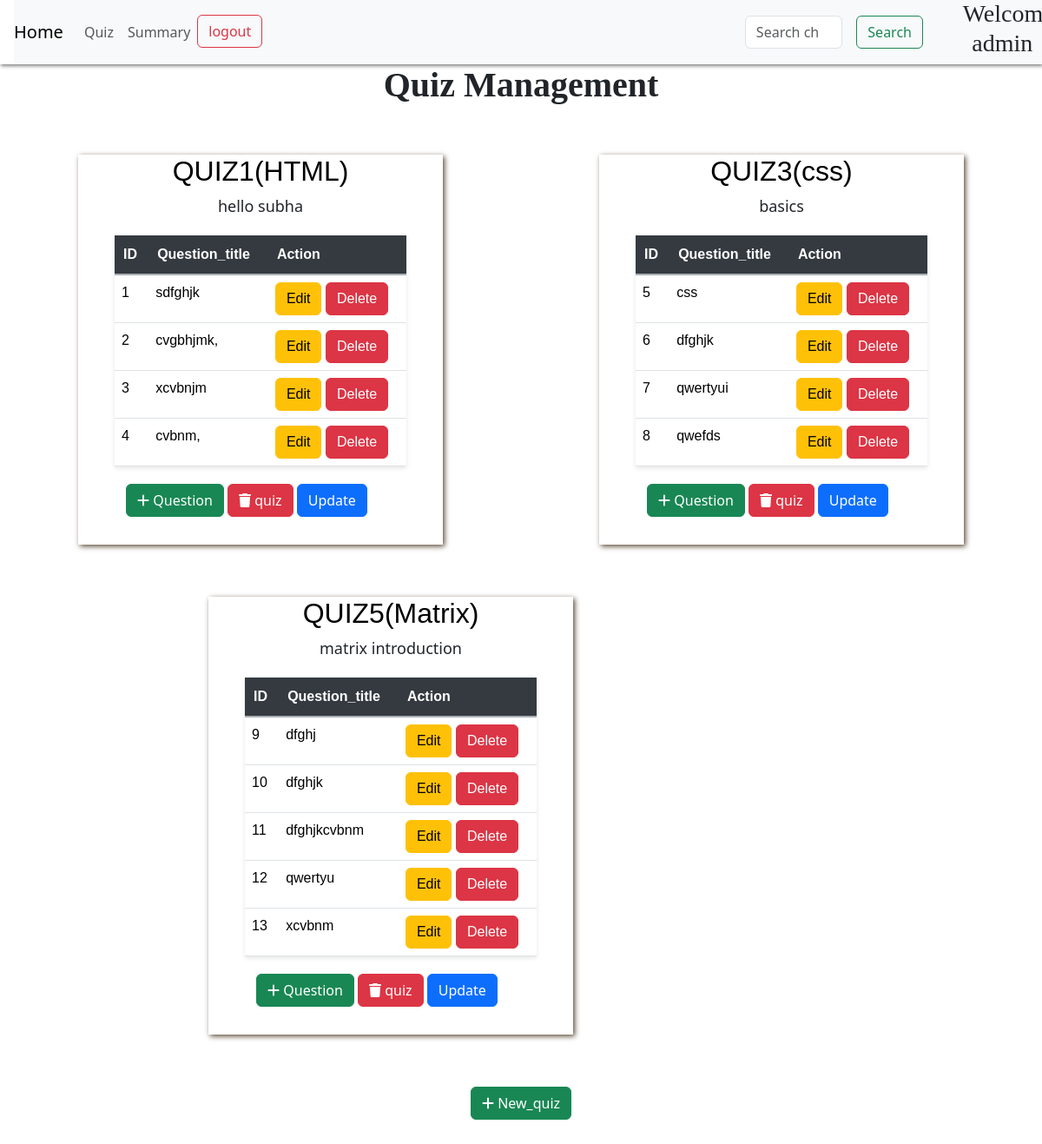
Page /quizz on the earlier database version.
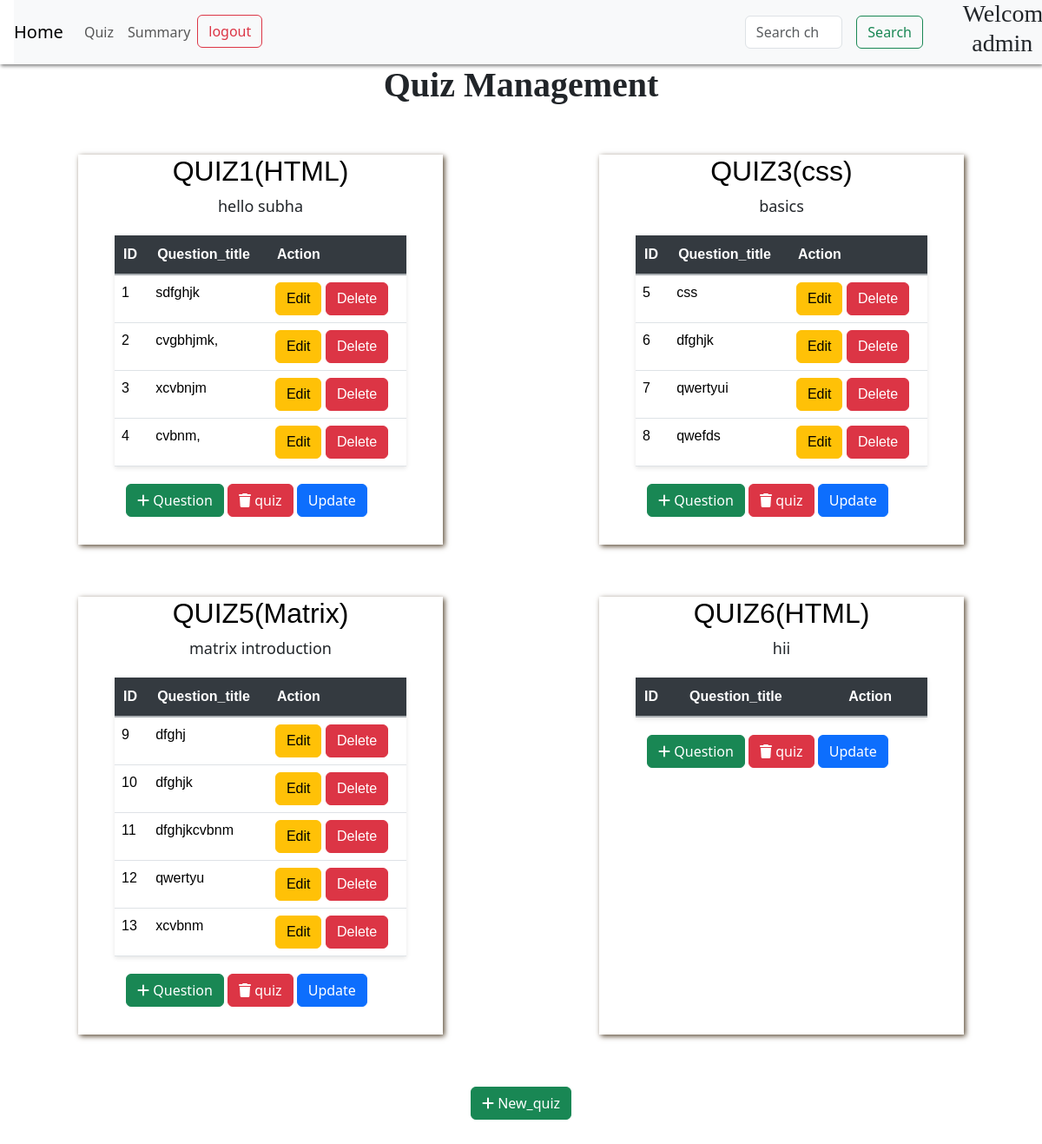
Same page on the later database version.
### models.py (models this page shows)
class Quiz(db.Model):
    id =db.Column(db.Integer, primary_key=True, autoincrement=True)
    chapter_id=db.Column(db.Integer, db.ForeignKey('chapter.id', name='FK_quiz_chapter_id'), nullable=False)
    date_of_quiz=db.Column(db.Date, nullable=False)
    time_duration= db.Column(db.Integer, nullable=False)
    no_of_questions=db.Column(db.Integer, nullable=True)
    notes=db.Column(db.String(50), nullable=True)
    questions=db.relationship('Question', backref='quiz', lazy=True)
    score=db.relationship('Scores', backref='quiz', lazy=True)

class Chapter(db.Model):
    id =db.Column(db.Integer, primary_key=True, autoincrement=True)
    subject_id=db.Column(db.Integer, db.ForeignKey('subject.id', name='FK_chapter_subject_id'), nullable=False)
    name=db.Column(db.String(50), nullable=False)
    description=db.Column(db.String(100), nullable=True)
    quizs=db.relationship('Quiz', backref='chapter', lazy=True)

class Question(db.Model):
    id =db.Column(db.Integer, primary_key=True, autoincrement=True)
    quiz_id=db.Column(db.Integer, db.ForeignKey('quiz.id', name='FK_question_quiz_id'), nullable=False)
    question_title=db.Column(db.String(200), nullable=False)
    question_text=db.Column(db.String(200), nullable=False)
    option1=db.Column(db.String(100), nullable=False)
    option2=db.Column(db.String(100), nullable=False)
    option3=db.Column(db.String(100), nullable=False)
    option4=db.Column(db.String(100), nullable=False)
    correct_option=db.Column(db.Integer, nullable=False)

### routes.py (the view)
@app.route('/quizz',methods=['GET','POST'])
def quizz():
    query = request.args.get("query", "").strip().lower()
    chapters = Chapter.query.all()
    if query:
        filtered_chap = Chapter.query.filter(Chapter.name.like(f"%{query}%")).all()
        chapter_ids = [chapter.id for chapter in filtered_chap]
        quizzes = Quiz.query.filter(Quiz.chapter_id.in_(chapter_ids)).all()
    else:
        quizzes=Quiz.query.all()
    return render_template('quiz_management.html', quizzes=quizzes, chapters=chapters, query=query)

### templates/quiz_management.html (shortened to what this page needs)
<!DOCTYPE html>
<html lang="en">
<head>
    <link rel="stylesheet" href="{{ url_for('static', filename= 'style_index.css') }}">
    <link href="https://cdn.jsdelivr.net/npm/bootstrap@5.3.2/dist/css/bootstrap.min.css" rel="stylesheet">
    <link rel="stylesheet" href="https://cdnjs.cloudflare.com/ajax/libs/aos/2.3.4/aos.css">
    <link rel="stylesheet" href="https://cdnjs.cloudflare.com/ajax/libs/font-awesome/6.7.2/css/all.min.css">
    <link href="https://cdn.jsdelivr.net/npm/bootstrap@5.3.3/dist/css/bootstrap.min.css" rel="stylesheet">
</head>
<body>
  <div class="usernav" style="box-shadow:1px 2px 4px grey ">
    <nav class="navbar navbar-expand-lg navbar-light bg-light" style="margin-left: 1rem; height:4.6rem">
        <a class="navbar-brand" href="/admin">Home</a>
        <div class="collapse navbar-collapse" id="navbarSupportedContent">
          <ul class="navbar-nav mr-auto">
            <li class="nav-item active">
              <a class="nav-link" href="#">Quiz <span class="sr-only">(current)</span></a>
            </li>
            <li class="nav-item">
              <a class="nav-link" href="{{ url_for('admin_summary') }}">Summary</a>
            </li>
            <li class="nav_item">
                <a href="/login" class="btn btn-outline-danger">logout</a>
            </li>
          </ul>
          <form method="GET" action="/quizz" class="form-inline my-2 my-lg-0" style="display: flex; margin-left:50%;">
            <input class="form-control mr-sm-2" type="search" placeholder="Search chapter" aria-label="Search" name="query" value="{{ query or '' }}">
            <button class="btn btn-outline-success my-2 my-sm-0" type="submit" style="margin-left: 1rem;">Search</button>
          </form>
          <div>
            <h3 style="padding-left: 10%; text-align:center; font-family:poppins; margin-left:2rem;">Welcome admin</h3>
          </div>
        </div>
      </nav>
    </div>
       <h1 style="text-align: center; font-family:poppins; font-weight:bold;">Quiz Management</h1>
       <br>
       <br>
       {% if quizzes %}
       <div class="quiz-outer">
       {% for quiz in quizzes %}
       <div class="quiz-box">
        <div class="userdash">
        <h2 style="text-align:center ; font-family: sans-serif; font-weight:400;" >
          {% set chapter = chapters|selectattr('id', 'equalto', quiz.chapter_id)|list|first %}
          <a href= "{{ url_for('quiz_details', quiz_id=quiz.id) }}" style="text-decoration: none; color:black; text-align:center;">QUIZ{{ quiz.id }}({{ chapter.name }})</a>
        </h2><span><p style="text-align: center; font-size:large">{{ quiz.notes }}</p></span>
        <table class="table">
          <thead class="thead-dark">
            <tr>
              <th>ID</th>
              <th>Question_title</th>
              <th>Action</th>
            </tr>
          </thead>
          <tbody>
            {% for question in quiz.questions %}
            <tr>
              <td>{{ question.id }}</td>
              <td>{{ question.question_title }}</td>
              <td>
                <a href="/question/edit/{{ question.id }}" class="btn btn-warning">Edit</a>
                <a href="/question/delete/{{ question.id }}" class="btn btn-danger">Delete</a>
              </td>
            </tr>
            {% endfor %}
          </tbody>
        </table>
        <div class="add-sub" style="text-align: center;">
        <a href="/question/add/{{ quiz.id }}" class="btn btn-success">
          <i class="fas fa-add"></i>
          Question
        </a>
        <a href="/quiz/delete/{{ quiz.id }}" class="btn btn-danger">
          <i class=" fa-solid fa-trash"></i>
          quiz
        </a>
        <a href="/quiz/update/{{ quiz.id }}" class="btn btn-primary"> Update</a>
      </div>
</div>
       </div>
       <br>
       <br>
       {% endfor %}
      </div>
       {% else %}
       <h3> No Quiz found.Add quiz to start <h3>
       {% endif %}
       <div style="text-align: center;" >
        <a href="{{ url_for('new_quiz') }}" class="btn btn-success" style="margin-bottom: 2rem;">
          <i class="fas fa-add"></i>
          New_quiz
        </a>
       </div>
</body>
</html>

### static/style_index.css (style rules this page uses)
body,html { height: 100%; margin: 0%; padding: 0%; background: none !important; }
.form-control { background-color: whitesmoke; }
.userdash table { position: relative; width: 80%; margin: 20px auto; margin-left: 10%; margin-right: 10%; justify-content: space-around; border-collapse:collapse ; box-shadow: 0px 2px 5px rgba(0, 0, 0, 0.1); font-family: sans-serif; }
.table thead.thead-dark th { background-color: #343a40; color: #ffffff; padding: 10px; text-align: left; border-bottom: 2px solid #aaafb3; }
.userdash .table th { padding: 10px; text-align: left; border-bottom: 1px solid #dee2e6; }
.quiz-box { display:inline-block; width:35%; margin: 7.5%; margin-top: 0%; margin-bottom: 5%; box-shadow: 2px 2px 6px rgb(90, 74, 54); }
.quiz-outer { display: flex; flex-wrap: wrap; justify-content: space-around; }
.add-sub { justify-content: space-between; text-align: center; padding-right: 2rem; padding-bottom: 2rem; overflow-y: auto; }

Differences in the rows shown:
added Quiz: id "6", {{ chapter.name }} "HTML", notes "hii"
